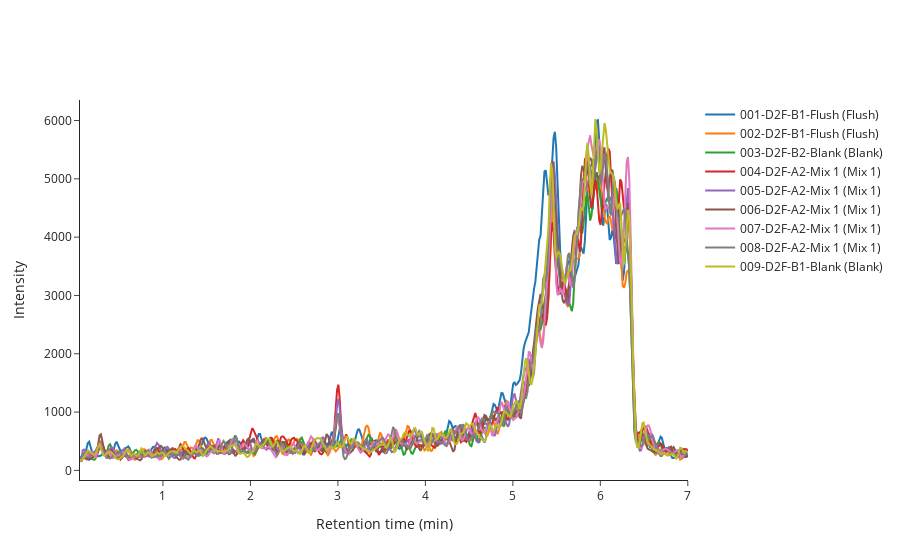

The notebook cell saved with this chart:
### Code cell
chromas = analyses.plot_data(indices=[0, 1, 2, 3, 4, 5, 6, 7, 8], mz=752) 
chromas.show()

### Figure 1 — Plotly figure (JSON) as saved in the notebook; plotly's stock layout.template omitted (floating-point values rounded to 4 significant figures; data arrays with more than 128 entries replaced by an {"elided": "..."} marker saying what was removed)
{"data": [{"hovertemplate": "<b>index</b>: 0<br><b>name</b>: 001-D2F-B1-Flush<br><b>path</b>: C:/Users/Sandeep/Desktop/Error-LC/Method-Data\\250613_Mix-1_10x10ng-mL 2025-06-13 14-40-12\\001-D2F-B1-Flush.D<br><b>batch</b>: 250613_Mix-1_10x10ng-mL 2025-06-13 14-40-12<br><b>batch_position</b>: 1<br><b>idle_time</b>: 0<br><b>sample</b>: Flush<br><b>method</b>: error_lc<br><b>timestamp</b>: 2025-06-13 14:40:19<br><b>unit</b>: None<br><b>instrument</b>: None<br><b>signal</b>: None<br><b>detector</b>: MS<br><b>pump</b>: G7167B<br><b>vial_position</b>: D2F-B1><br><b>start_time</b>: 2025-06-13 14:40:21<br><b>end_time</b>: 2025-06-13 14:50:32<br><b>runtime</b>: 416.119<br><b>date</b>: 13 Jun 25   2:43 pm +0100<br><b>Time: </b>%{x}<br><b>Intensity: </b>%{y}<extra></extra>", "mode": "lines", "name": "001-D2F-B1-Flush (Flush)", "text": "<b>index</b>: 0<br><b>name</b>: 001-D2F-B1-Flush<br><b>path</b>: C:/Users/Sandeep/Desktop/Error-LC/Method-Data\\250613_Mix-1_10x10ng-mL 2025-06-13 14-40-12\\001-D2F-B1-Flush.D<br><b>batch</b>: 250613_Mix-1_10x10ng-mL 2025-06-13 14-40-12<br><b>batch_position</b>: 1<br><b>idle_time</b>: 0<br><b>sample</b>: Flush<br><b>method</b>: error_lc<br><b>timestamp</b>: 2025-06-13 14:40:19<br><b>unit</b>: None<br><b>instrument</b>: None<br><b>signal</b>: None<br><b>detector</b>: MS<br><b>pump</b>: G7167B<br><b>vial_position</b>: D2F-B1><br><b>start_time</b>: 2025-06-13 14:40:21<br><b>end_time</b>: 2025-06-13 14:50:32<br><b>runtime</b>: 416.119<br><b>date</b>: 13 Jun 25   2:43 pm +0100", "type": "scatter", "x": {"elided": "466 float values"}, "y": {"elided": "466 int values"}}, {"hovertemplate": "<b>index</b>: 1<br><b>name</b>: 002-D2F-B1-Flush<br><b>path</b>: C:/Users/Sandeep/Desktop/Error-LC/Method-Data\\250613_Mix-1_10x10ng-mL 2025-06-13 14-40-12\\002-D2F-B1-Flush.D<br><b>batch</b>: 250613_Mix-1_10x10ng-mL 2025-06-13 14-40-12<br><b>batch_position</b>: 2<br><b>idle_time</b>: 47.0<br><b>sample</b>: Flush<br><b>method</b>: error_lc<br><b>timestamp</b>: 2025-06-13 14:51:16<br><b>unit</b>: None<br><b>instrument</b>: None<br><b>signal</b>: None<br><b>detector</b>: MS<br><b>pump</b>: G7116B<br><b>vial_position</b>: D2F-B1><br><b>start_time</b>: 2025-06-13 14:51:19<br><b>end_time</b>: 2025-06-13 14:59:04<br><b>runtime</b>: 416.119<br><b>date</b>: 13 Jun 25   2:52 pm +0100<br><b>Time: </b>%{x}<br><b>Intensity: </b>%{y}<extra></extra>", "mode": "lines", "name": "002-D2F-B1-Flush (Flush)", "text": "<b>index</b>: 1<br><b>name</b>: 002-D2F-B1-Flush<br><b>path</b>: C:/Users/Sandeep/Desktop/Error-LC/Method-Data\\250613_Mix-1_10x10ng-mL 2025-06-13 14-40-12\\002-D2F-B1-Flush.D<br><b>batch</b>: 250613_Mix-1_10x10ng-mL 2025-06-13 14-40-12<br><b>batch_position</b>: 2<br><b>idle_time</b>: 47.0<br><b>sample</b>: Flush<br><b>method</b>: error_lc<br><b>timestamp</b>: 2025-06-13 14:51:16<br><b>unit</b>: None<br><b>instrument</b>: None<br><b>signal</b>: None<br><b>detector</b>: MS<br><b>pump</b>: G7116B<br><b>vial_position</b>: D2F-B1><br><b>start_time</b>: 2025-06-13 14:51:19<br><b>end_time</b>: 2025-06-13 14:59:04<br><b>runtime</b>: 416.119<br><b>date</b>: 13 Jun 25   2:52 pm +0100", "type": "scatter", "x": {"elided": "466 float values"}, "y": {"elided": "466 int values"}}, {"hovertemplate": "<b>index</b>: 2<br><b>name</b>: 003-D2F-B2-Blank<br><b>path</b>: C:/Users/Sandeep/Desktop/Error-LC/Method-Data\\250613_Mix-1_10x10ng-mL 2025-06-13 14-40-12\\003-D2F-B2-Blank.D<br><b>batch</b>: 250613_Mix-1_10x10ng-mL 2025-06-13 14-40-12<br><b>batch_position</b>: 3<br><b>idle_time</b>: 46.0<br><b>sample</b>: Blank<br><b>method</b>: error_lc<br><b>timestamp</b>: 2025-06-13 14:59:47<br><b>unit</b>: None<br><b>instrument</b>: None<br><b>signal</b>: None<br><b>detector</b>: MS<br><b>pump</b>: G7116B<br><b>vial_position</b>: D2F-B2><br><b>start_time</b>: 2025-06-13 14:59:50<br><b>end_time</b>: 2025-06-13 15:07:35<br><b>runtime</b>: 416.119<br><b>date</b>: 13 Jun 25   3:00 pm +0100<br><b>Time: </b>%{x}<br><b>Intensity: </b>%{y}<extra></extra>", "mode": "lines", "name": "003-D2F-B2-Blank (Blank)", "text": "<b>index</b>: 2<br><b>name</b>: 003-D2F-B2-Blank<br><b>path</b>: C:/Users/Sandeep/Desktop/Error-LC/Method-Data\\250613_Mix-1_10x10ng-mL 2025-06-13 14-40-12\\003-D2F-B2-Blank.D<br><b>batch</b>: 250613_Mix-1_10x10ng-mL 2025-06-13 14-40-12<br><b>batch_position</b>: 3<br><b>idle_time</b>: 46.0<br><b>sample</b>: Blank<br><b>method</b>: error_lc<br><b>timestamp</b>: 2025-06-13 14:59:47<br><b>unit</b>: None<br><b>instrument</b>: None<br><b>signal</b>: None<br><b>detector</b>: MS<br><b>pump</b>: G7116B<br><b>vial_position</b>: D2F-B2><br><b>start_time</b>: 2025-06-13 14:59:50<br><b>end_time</b>: 2025-06-13 15:07:35<br><b>runtime</b>: 416.119<br><b>date</b>: 13 Jun 25   3:00 pm +0100", "type": "scatter", "x": {"elided": "466 float values"}, "y": {"elided": "466 int values"}}, {"hovertemplate": "<b>index</b>: 3<br><b>name</b>: 004-D2F-A2-Mix 1<br><b>path</b>: C:/Users/Sandeep/Desktop/Error-LC/Method-Data\\250613_Mix-1_10x10ng-mL 2025-06-13 14-40-12\\004-D2F-A2-Mix 1.D<br><b>batch</b>: 250613_Mix-1_10x10ng-mL 2025-06-13 14-40-12<br><b>batch_position</b>: 4<br><b>idle_time</b>: 46.0<br><b>sample</b>: Mix 1<br><b>method</b>: error_lc<br><b>timestamp</b>: 2025-06-13 15:08:19<br><b>unit</b>: None<br><b>instrument</b>: None<br><b>signal</b>: None<br><b>detector</b>: MS<br><b>pump</b>: G7116B<br><b>vial_position</b>: D2F-A2><br><b>start_time</b>: 2025-06-13 15:08:21<br><b>end_time</b>: 2025-06-13 15:16:05<br><b>runtime</b>: 417.014<br><b>date</b>: 13 Jun 25   3:09 pm +0100<br><b>Time: </b>%{x}<br><b>Intensity: </b>%{y}<extra></extra>", "mode": "lines", "name": "004-D2F-A2-Mix 1 (Mix 1)", "text": "<b>index</b>: 3<br><b>name</b>: 004-D2F-A2-Mix 1<br><b>path</b>: C:/Users/Sandeep/Desktop/Error-LC/Method-Data\\250613_Mix-1_10x10ng-mL 2025-06-13 14-40-12\\004-D2F-A2-Mix 1.D<br><b>batch</b>: 250613_Mix-1_10x10ng-mL 2025-06-13 14-40-12<br><b>batch_position</b>: 4<br><b>idle_time</b>: 46.0<br><b>sample</b>: Mix 1<br><b>method</b>: error_lc<br><b>timestamp</b>: 2025-06-13 15:08:19<br><b>unit</b>: None<br><b>instrument</b>: None<br><b>signal</b>: None<br><b>detector</b>: MS<br><b>pump</b>: G7116B<br><b>vial_position</b>: D2F-A2><br><b>start_time</b>: 2025-06-13 15:08:21<br><b>end_time</b>: 2025-06-13 15:16:05<br><b>runtime</b>: 417.014<br><b>date</b>: 13 Jun 25   3:09 pm +0100", "type": "scatter", "x": {"elided": "467 float values"}, "y": {"elided": "467 int values"}}, {"hovertemplate": "<b>index</b>: 4<br><b>name</b>: 005-D2F-A2-Mix 1<br><b>path</b>: C:/Users/Sandeep/Desktop/Error-LC/Method-Data\\250613_Mix-1_10x10ng-mL 2025-06-13 14-40-12\\005-D2F-A2-Mix 1.D<br><b>batch</b>: 250613_Mix-1_10x10ng-mL 2025-06-13 14-40-12<br><b>batch_position</b>: 5<br><b>idle_time</b>: 48.0<br><b>sample</b>: Mix 1<br><b>method</b>: error_lc<br><b>timestamp</b>: 2025-06-13 15:16:51<br><b>unit</b>: None<br><b>instrument</b>: None<br><b>signal</b>: None<br><b>detector</b>: MS<br><b>pump</b>: G7120A<br><b>vial_position</b>: D2F-A2><br><b>start_time</b>: 2025-06-13 15:16:53<br><b>end_time</b>: 2025-06-13 15:24:39<br><b>runtime</b>: 416.119<br><b>date</b>: 13 Jun 25   3:17 pm +0100<br><b>Time: </b>%{x}<br><b>Intensity: </b>%{y}<extra></extra>", "mode": "lines", "name": "005-D2F-A2-Mix 1 (Mix 1)", "text": "<b>index</b>: 4<br><b>name</b>: 005-D2F-A2-Mix 1<br><b>path</b>: C:/Users/Sandeep/Desktop/Error-LC/Method-Data\\250613_Mix-1_10x10ng-mL 2025-06-13 14-40-12\\005-D2F-A2-Mix 1.D<br><b>batch</b>: 250613_Mix-1_10x10ng-mL 2025-06-13 14-40-12<br><b>batch_position</b>: 5<br><b>idle_time</b>: 48.0<br><b>sample</b>: Mix 1<br><b>method</b>: error_lc<br><b>timestamp</b>: 2025-06-13 15:16:51<br><b>unit</b>: None<br><b>instrument</b>: None<br><b>signal</b>: None<br><b>detector</b>: MS<br><b>pump</b>: G7120A<br><b>vial_position</b>: D2F-A2><br><b>start_time</b>: 2025-06-13 15:16:53<br><b>end_time</b>: 2025-06-13 15:24:39<br><b>runtime</b>: 416.119<br><b>date</b>: 13 Jun 25   3:17 pm +0100", "type": "scatter", "x": {"elided": "466 float values"}, "y": {"elided": "466 int values"}}, {"hovertemplate": "<b>index</b>: 5<br><b>name</b>: 006-D2F-A2-Mix 1<br><b>path</b>: C:/Users/Sandeep/Desktop/Error-LC/Method-Data\\250613_Mix-1_10x10ng-mL 2025-06-13 14-40-12\\006-D2F-A2-Mix 1.D<br><b>batch</b>: 250613_Mix-1_10x10ng-mL 2025-06-13 14-40-12<br><b>batch_position</b>: 6<br><b>idle_time</b>: 44.0<br><b>sample</b>: Mix 1<br><b>method</b>: error_lc<br><b>timestamp</b>: 2025-06-13 15:25:21<br><b>unit</b>: None<br><b>instrument</b>: None<br><b>signal</b>: None<br><b>detector</b>: MS<br><b>pump</b>: G7167B<br><b>vial_position</b>: D2F-A2><br><b>start_time</b>: 2025-06-13 15:25:23<br><b>end_time</b>: 2025-06-13 15:33:08<br><b>runtime</b>: 417.014<br><b>date</b>: 13 Jun 25   3:26 pm +0100<br><b>Time: </b>%{x}<br><b>Intensity: </b>%{y}<extra></extra>", "mode": "lines", "name": "006-D2F-A2-Mix 1 (Mix 1)", "text": "<b>index</b>: 5<br><b>name</b>: 006-D2F-A2-Mix 1<br><b>path</b>: C:/Users/Sandeep/Desktop/Error-LC/Method-Data\\250613_Mix-1_10x10ng-mL 2025-06-13 14-40-12\\006-D2F-A2-Mix 1.D<br><b>batch</b>: 250613_Mix-1_10x10ng-mL 2025-06-13 14-40-12<br><b>batch_position</b>: 6<br><b>idle_time</b>: 44.0<br><b>sample</b>: Mix 1<br><b>method</b>: error_lc<br><b>timestamp</b>: 2025-06-13 15:25:21<br><b>unit</b>: None<br><b>instrument</b>: None<br><b>signal</b>: None<br><b>detector</b>: MS<br><b>pump</b>: G7167B<br><b>vial_position</b>: D2F-A2><br><b>start_time</b>: 2025-06-13 15:25:23<br><b>end_time</b>: 2025-06-13 15:33:08<br><b>runtime</b>: 417.014<br><b>date</b>: 13 Jun 25   3:26 pm +0100", "type": "scatter", "x": {"elided": "467 float values"}, "y": {"elided": "467 int values"}}, {"hovertemplate": "<b>index</b>: 6<br><b>name</b>: 007-D2F-A2-Mix 1<br><b>path</b>: C:/Users/Sandeep/Desktop/Error-LC/Method-Data\\250613_Mix-1_10x10ng-mL 2025-06-13 14-40-12\\007-D2F-A2-Mix 1.D<br><b>batch</b>: 250613_Mix-1_10x10ng-mL 2025-06-13 14-40-12<br><b>batch_position</b>: 7<br><b>idle_time</b>: 44.0<br><b>sample</b>: Mix 1<br><b>method</b>: error_lc<br><b>timestamp</b>: 2025-06-13 15:33:50<br><b>unit</b>: None<br><b>instrument</b>: None<br><b>signal</b>: None<br><b>detector</b>: MS<br><b>pump</b>: G7167B<br><b>vial_position</b>: D2F-A2><br><b>start_time</b>: 2025-06-13 15:33:52<br><b>end_time</b>: 2025-06-13 15:41:38<br><b>runtime</b>: 416.11899999999997<br><b>date</b>: 13 Jun 25   3:34 pm +0100<br><b>Time: </b>%{x}<br><b>Intensity: </b>%{y}<extra></extra>", "mode": "lines", "name": "007-D2F-A2-Mix 1 (Mix 1)", "text": "<b>index</b>: 6<br><b>name</b>: 007-D2F-A2-Mix 1<br><b>path</b>: C:/Users/Sandeep/Desktop/Error-LC/Method-Data\\250613_Mix-1_10x10ng-mL 2025-06-13 14-40-12\\007-D2F-A2-Mix 1.D<br><b>batch</b>: 250613_Mix-1_10x10ng-mL 2025-06-13 14-40-12<br><b>batch_position</b>: 7<br><b>idle_time</b>: 44.0<br><b>sample</b>: Mix 1<br><b>method</b>: error_lc<br><b>timestamp</b>: 2025-06-13 15:33:50<br><b>unit</b>: None<br><b>instrument</b>: None<br><b>signal</b>: None<br><b>detector</b>: MS<br><b>pump</b>: G7167B<br><b>vial_position</b>: D2F-A2><br><b>start_time</b>: 2025-06-13 15:33:52<br><b>end_time</b>: 2025-06-13 15:41:38<br><b>runtime</b>: 416.11899999999997<br><b>date</b>: 13 Jun 25   3:34 pm +0100", "type": "scatter", "x": {"elided": "466 float values"}, "y": {"elided": "466 int values"}}, {"hovertemplate": "<b>index</b>: 7<br><b>name</b>: 008-D2F-A2-Mix 1<br><b>path</b>: C:/Users/Sandeep/Desktop/Error-LC/Method-Data\\250613_Mix-1_10x10ng-mL 2025-06-13 14-40-12\\008-D2F-A2-Mix 1.D<br><b>batch</b>: 250613_Mix-1_10x10ng-mL 2025-06-13 14-40-12<br><b>batch_position</b>: 8<br><b>idle_time</b>: 43.0<br><b>sample</b>: Mix 1<br><b>method</b>: error_lc<br><b>timestamp</b>: 2025-06-13 15:42:19<br><b>unit</b>: None<br><b>instrument</b>: None<br><b>signal</b>: None<br><b>detector</b>: MS<br><b>pump</b>: G7116B<br><b>vial_position</b>: D2F-A2><br><b>start_time</b>: 2025-06-13 15:42:21<br><b>end_time</b>: 2025-06-13 15:50:07<br><b>runtime</b>: 417.014<br><b>date</b>: 13 Jun 25   3:43 pm +0100<br><b>Time: </b>%{x}<br><b>Intensity: </b>%{y}<extra></extra>", "mode": "lines", "name": "008-D2F-A2-Mix 1 (Mix 1)", "text": "<b>index</b>: 7<br><b>name</b>: 008-D2F-A2-Mix 1<br><b>path</b>: C:/Users/Sandeep/Desktop/Error-LC/Method-Data\\250613_Mix-1_10x10ng-mL 2025-06-13 14-40-12\\008-D2F-A2-Mix 1.D<br><b>batch</b>: 250613_Mix-1_10x10ng-mL 2025-06-13 14-40-12<br><b>batch_position</b>: 8<br><b>idle_time</b>: 43.0<br><b>sample</b>: Mix 1<br><b>method</b>: error_lc<br><b>timestamp</b>: 2025-06-13 15:42:19<br><b>unit</b>: None<br><b>instrument</b>: None<br><b>signal</b>: None<br><b>detector</b>: MS<br><b>pump</b>: G7116B<br><b>vial_position</b>: D2F-A2><br><b>start_time</b>: 2025-06-13 15:42:21<br><b>end_time</b>: 2025-06-13 15:50:07<br><b>runtime</b>: 417.014<br><b>date</b>: 13 Jun 25   3:43 pm +0100", "type": "scatter", "x": {"elided": "467 float values"}, "y": {"elided": "467 int values"}}, {"hovertemplate": "<b>index</b>: 8<br><b>name</b>: 009-D2F-B1-Blank<br><b>path</b>: C:/Users/Sandeep/Desktop/Error-LC/Method-Data\\250613_Mix-1_10x10ng-mL 2025-06-13 14-40-12\\009-D2F-B1-Blank.D<br><b>batch</b>: 250613_Mix-1_10x10ng-mL 2025-06-13 14-40-12<br><b>batch_position</b>: 9<br><b>idle_time</b>: 45.0<br><b>sample</b>: Blank<br><b>method</b>: error_lc<br><b>timestamp</b>: 2025-06-13 15:50:50<br><b>unit</b>: None<br><b>instrument</b>: None<br><b>signal</b>: None<br><b>detector</b>: MS<br><b>pump</b>: G7167B<br><b>vial_position</b>: D2F-B1><br><b>start_time</b>: 2025-06-13 15:50:52<br><b>end_time</b>: 2025-06-13 15:58:37<br><b>runtime</b>: 416.11899999999997<br><b>date</b>: 13 Jun 25   3:51 pm +0100<br><b>Time: </b>%{x}<br><b>Intensity: </b>%{y}<extra></extra>", "mode": "lines", "name": "009-D2F-B1-Blank (Blank)", "text": "<b>index</b>: 8<br><b>name</b>: 009-D2F-B1-Blank<br><b>path</b>: C:/Users/Sandeep/Desktop/Error-LC/Method-Data\\250613_Mix-1_10x10ng-mL 2025-06-13 14-40-12\\009-D2F-B1-Blank.D<br><b>batch</b>: 250613_Mix-1_10x10ng-mL 2025-06-13 14-40-12<br><b>batch_position</b>: 9<br><b>idle_time</b>: 45.0<br><b>sample</b>: Blank<br><b>method</b>: error_lc<br><b>timestamp</b>: 2025-06-13 15:50:50<br><b>unit</b>: None<br><b>instrument</b>: None<br><b>signal</b>: None<br><b>detector</b>: MS<br><b>pump</b>: G7167B<br><b>vial_position</b>: D2F-B1><br><b>start_time</b>: 2025-06-13 15:50:52<br><b>end_time</b>: 2025-06-13 15:58:37<br><b>runtime</b>: 416.11899999999997<br><b>date</b>: 13 Jun 25   3:51 pm +0100", "type": "scatter", "x": {"elided": "466 float values"}, "y": {"elided": "466 int values"}}], "layout": {"xaxis": {"title": {"text": "Retention time (min)"}}, "yaxis": {"title": {"text": "Intensity"}}}}
